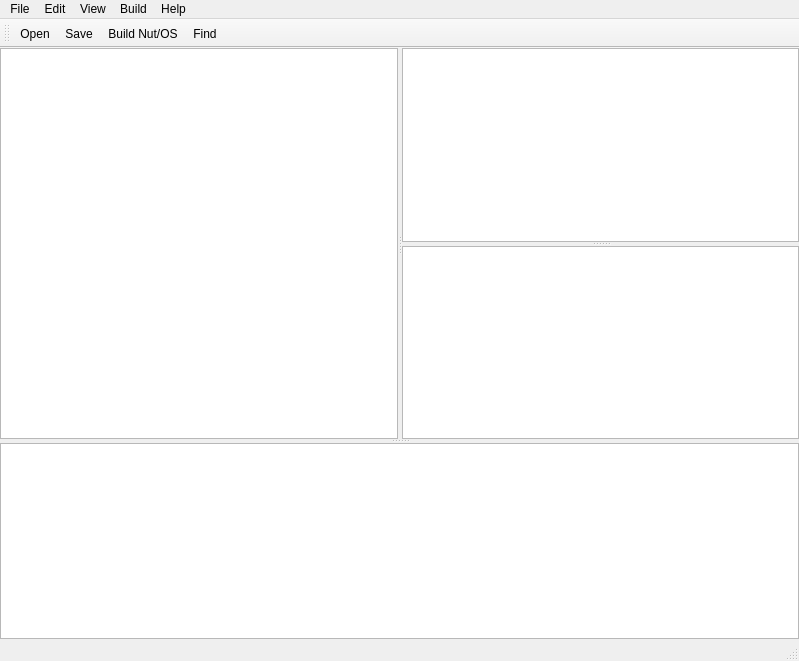
<?xml version="1.0" encoding="UTF-8"?>
<ui version="4.0">
 <author>Comm5 Tecnologia Ltda</author>
 <class>MainWindow</class>
 <widget class="QMainWindow" name="MainWindow">
  <property name="geometry">
   <rect>
    <x>0</x>
    <y>0</y>
    <width>799</width>
    <height>661</height>
   </rect>
  </property>
  <property name="windowTitle">
   <string>Nut/OS Configurator</string>
  </property>
  <property name="windowIcon">
   <iconset>
    <normalon>:/images/buildlibrary_large.png</normalon>
   </iconset>
  </property>
  <property name="locale">
   <locale language="English" country="UnitedStates"/>
  </property>
  <widget class="QWidget" name="centralwidget">
   <layout class="QVBoxLayout" name="verticalLayout_2">
    <property name="spacing">
     <number>6</number>
    </property>
    <property name="leftMargin">
     <number>0</number>
    </property>
    <property name="topMargin">
     <number>0</number>
    </property>
    <property name="rightMargin">
     <number>0</number>
    </property>
    <property name="bottomMargin">
     <number>0</number>
    </property>
    <item>
     <widget class="QSplitter" name="splitter_4">
      <property name="orientation">
       <enum>Qt::Vertical</enum>
      </property>
      <widget class="QSplitter" name="splitter_3">
       <property name="orientation">
        <enum>Qt::Horizontal</enum>
       </property>
       <widget class="QWidget" name="layoutWidget">
        <layout class="QHBoxLayout" name="horizontalLayout">
         <property name="spacing">
          <number>0</number>
         </property>
         <item>
          <widget class="QSplitter" name="splitter">
           <property name="orientation">
            <enum>Qt::Horizontal</enum>
           </property>
           <widget class="QTreeView" name="componentTree">
            <property name="editTriggers">
             <set>QAbstractItemView::AllEditTriggers</set>
            </property>
            <property name="alternatingRowColors">
             <bool>true</bool>
            </property>
            <property name="textElideMode">
             <enum>Qt::ElideMiddle</enum>
            </property>
            <property name="headerHidden">
             <bool>false</bool>
            </property>
            <attribute name="headerVisible">
             <bool>true</bool>
            </attribute>
            <attribute name="headerCascadingSectionResizes">
             <bool>true</bool>
            </attribute>
            <attribute name="headerStretchLastSection">
             <bool>true</bool>
            </attribute>
           </widget>
          </widget>
         </item>
        </layout>
       </widget>
       <widget class="QSplitter" name="splitter_2">
        <property name="orientation">
         <enum>Qt::Vertical</enum>
        </property>
        <widget class="QTableView" name="detailsView">
         <attribute name="horizontalHeaderStretchLastSection">
          <bool>true</bool>
         </attribute>
         <attribute name="verticalHeaderVisible">
          <bool>false</bool>
         </attribute>
         <attribute name="verticalHeaderHighlightSections">
          <bool>false</bool>
         </attribute>
         <attribute name="verticalHeaderStretchLastSection">
          <bool>false</bool>
         </attribute>
        </widget>
        <widget class="QTextBrowser" name="descriptionPanel"/>
       </widget>
      </widget>
      <widget class="QWidget" name="layoutWidget2">
       <layout class="QVBoxLayout" name="verticalLayout">
        <property name="spacing">
         <number>0</number>
        </property>
        <item>
         <widget class="QTextEdit" name="logPanel">
          <property name="font">
           <font>
            <family>Courier New</family>
           </font>
          </property>
          <property name="acceptDrops">
           <bool>false</bool>
          </property>
          <property name="undoRedoEnabled">
           <bool>false</bool>
          </property>
          <property name="textInteractionFlags">
           <set>Qt::LinksAccessibleByMouse|Qt::TextSelectableByKeyboard|Qt::TextSelectableByMouse</set>
          </property>
         </widget>
        </item>
       </layout>
      </widget>
     </widget>
    </item>
   </layout>
  </widget>
  <widget class="QMenuBar" name="menubar">
   <property name="geometry">
    <rect>
     <x>0</x>
     <y>0</y>
     <width>799</width>
     <height>21</height>
    </rect>
   </property>
   <widget class="QMenu" name="menuFile">
    <property name="title">
     <string>File</string>
    </property>
    <addaction name="actionOpen"/>
    <addaction name="actionSave"/>
    <addaction name="actionSave_as"/>
    <addaction name="separator"/>
    <addaction name="actionExit"/>
   </widget>
   <widget class="QMenu" name="menuEdit">
    <property name="title">
     <string>Edit</string>
    </property>
    <addaction name="actionFind"/>
    <addaction name="actionSettings"/>
   </widget>
   <widget class="QMenu" name="menuView">
    <property name="title">
     <string>View</string>
    </property>
    <widget class="QMenu" name="menuComponent_Tree">
     <property name="title">
      <string>Component Tree</string>
     </property>
     <addaction name="actionViewComponentTreeDisabledItems"/>
    </widget>
    <addaction name="menuComponent_Tree"/>
   </widget>
   <widget class="QMenu" name="menuBuild">
    <property name="title">
     <string>Build</string>
    </property>
    <addaction name="actionBuild_Nut_OS"/>
    <addaction name="actionBuildStop"/>
    <addaction name="separator"/>
    <addaction name="actionCreate_sample"/>
   </widget>
   <widget class="QMenu" name="menuHelp">
    <property name="title">
     <string>Help</string>
    </property>
    <addaction name="actionHelp_Contents"/>
    <addaction name="separator"/>
    <addaction name="actionAbout"/>
   </widget>
   <addaction name="menuFile"/>
   <addaction name="menuEdit"/>
   <addaction name="menuView"/>
   <addaction name="menuBuild"/>
   <addaction name="menuHelp"/>
  </widget>
  <widget class="QStatusBar" name="statusbar"/>
  <widget class="QToolBar" name="toolBar">
   <property name="windowTitle">
    <string>toolBar</string>
   </property>
   <attribute name="toolBarArea">
    <enum>TopToolBarArea</enum>
   </attribute>
   <attribute name="toolBarBreak">
    <bool>false</bool>
   </attribute>
   <addaction name="actionOpen"/>
   <addaction name="actionSave"/>
   <addaction name="actionBuild_Nut_OS"/>
   <addaction name="actionFind"/>
  </widget>
  <action name="actionOpen">
   <property name="icon">
    <iconset>
     <normalon>:/images/open_large.png</normalon>
    </iconset>
   </property>
   <property name="text">
    <string>Open</string>
   </property>
   <property name="shortcut">
    <string>Ctrl+O</string>
   </property>
  </action>
  <action name="actionSave">
   <property name="icon">
    <iconset>
     <normalon>:/images/save_large.png</normalon>
    </iconset>
   </property>
   <property name="text">
    <string>Save</string>
   </property>
   <property name="shortcut">
    <string>Ctrl+S</string>
   </property>
  </action>
  <action name="actionSave_as">
   <property name="text">
    <string>Save As...</string>
   </property>
  </action>
  <action name="actionExit">
   <property name="text">
    <string>Exit</string>
   </property>
  </action>
  <action name="actionBuild_Nut_OS">
   <property name="icon">
    <iconset>
     <normalon>:/images/buildlibrary_large.png</normalon>
    </iconset>
   </property>
   <property name="text">
    <string>Build Nut/OS</string>
   </property>
   <property name="statusTip">
    <string>Build Nut/OS Libraries</string>
   </property>
   <property name="shortcut">
    <string>F7</string>
   </property>
   <property name="autoRepeat">
    <bool>false</bool>
   </property>
  </action>
  <action name="actionCreate_sample">
   <property name="text">
    <string>Create Sample Directory</string>
   </property>
  </action>
  <action name="actionSettings">
   <property name="text">
    <string>Settings...</string>
   </property>
   <property name="shortcut">
    <string>Ctrl+T</string>
   </property>
  </action>
  <action name="actionHelp_Contents">
   <property name="text">
    <string>Help Contents</string>
   </property>
   <property name="shortcut">
    <string>F1</string>
   </property>
   <property name="shortcutContext">
    <enum>Qt::ApplicationShortcut</enum>
   </property>
  </action>
  <action name="actionAbout">
   <property name="text">
    <string>About</string>
   </property>
  </action>
  <action name="actionBuildStop">
   <property name="enabled">
    <bool>false</bool>
   </property>
   <property name="text">
    <string>Stop</string>
   </property>
   <property name="statusTip">
    <string>Cancel the current build</string>
   </property>
  </action>
  <action name="actionFind">
   <property name="icon">
    <iconset resource="qnutconf.qrc">
     <normaloff>:/images/search_large.png</normaloff>:/images/search_large.png</iconset>
   </property>
   <property name="text">
    <string>Find...</string>
   </property>
   <property name="shortcut">
    <string>Ctrl+F</string>
   </property>
  </action>
  <action name="actionViewComponentTreeDisabledItems">
   <property name="checkable">
    <bool>true</bool>
   </property>
   <property name="checked">
    <bool>false</bool>
   </property>
   <property name="text">
    <string>Disabled Items</string>
   </property>
  </action>
 </widget>
 <tabstops>
  <tabstop>componentTree</tabstop>
  <tabstop>detailsView</tabstop>
  <tabstop>descriptionPanel</tabstop>
  <tabstop>logPanel</tabstop>
 </tabstops>
 <resources>
  <include location="qnutconf.qrc"/>
 </resources>
 <connections/>
</ui>
